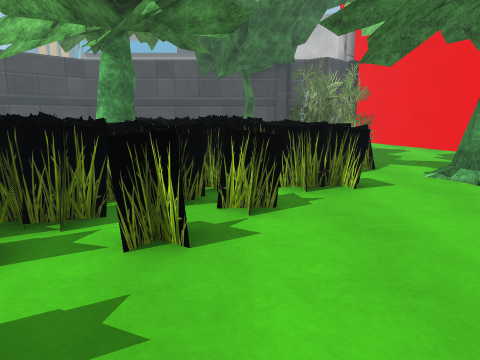
View 1 (above)

24 first-person views from a walk through a scene from a Unity 3-D project. The camera is 1.2 m above the floor, tilts 10° down and sees 70° across. The floor is counted in squares, 1 m on a side. Each view is taken from the middle of a square. On the plan, view 1 faces up. The plan holds only what a view shows up to about 14 squares ahead; the rest is blank. The place goes on beyond the plan. The player is left out. Some animated figures are left out. Door leaves are left out, so doorways stand open. Some surface patterns are stand-ins.

View 2
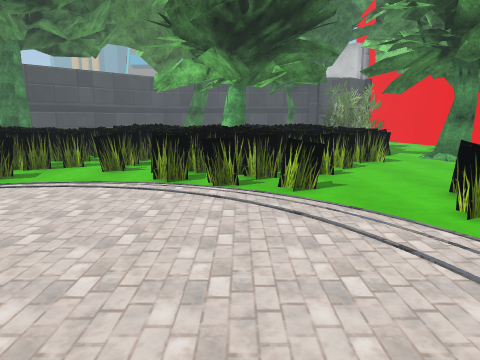

View 3
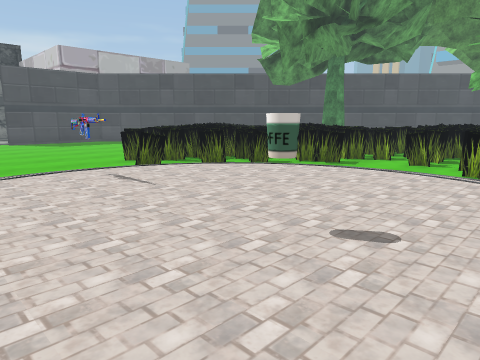

View 4
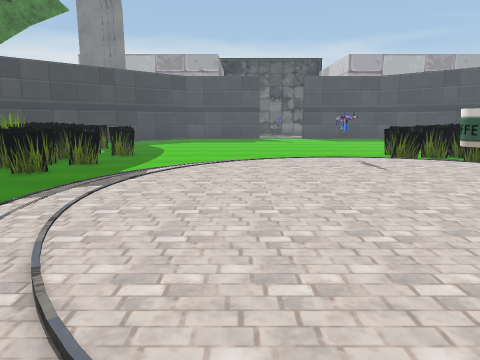

View 5
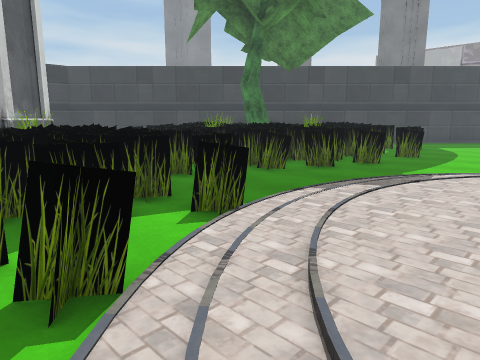

View 6
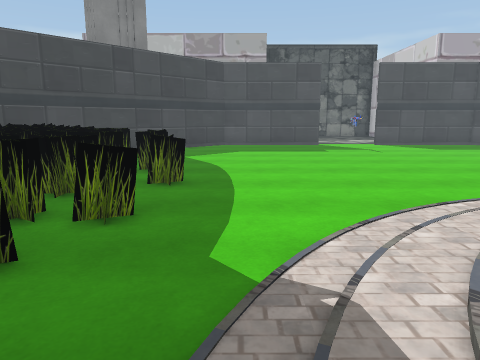

View 7
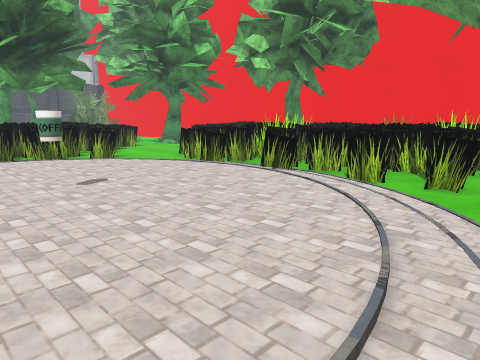

View 8
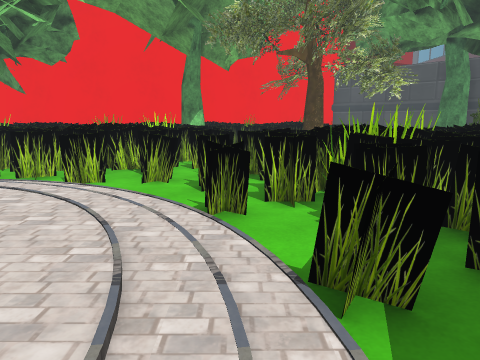

View 9
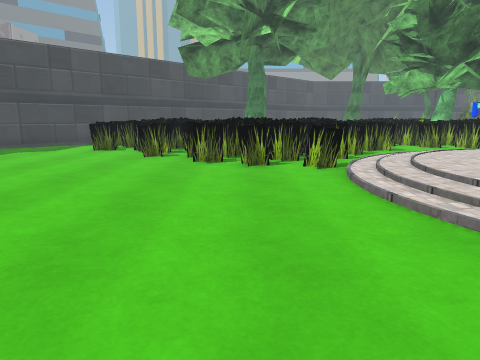

View 10
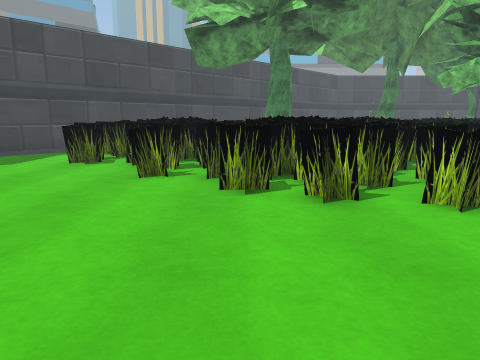

View 11
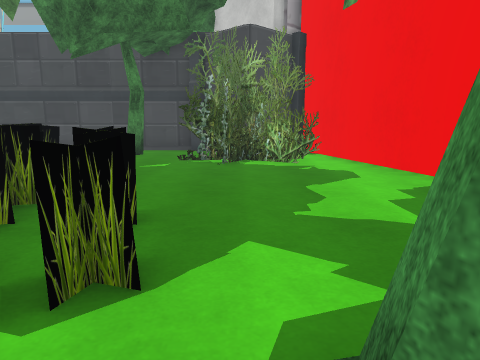

View 12
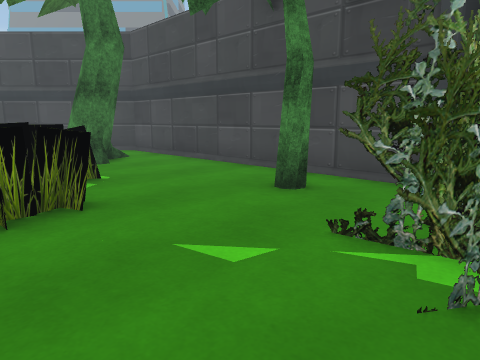

View 13
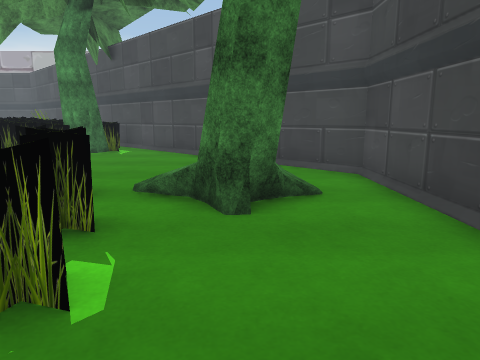

View 14
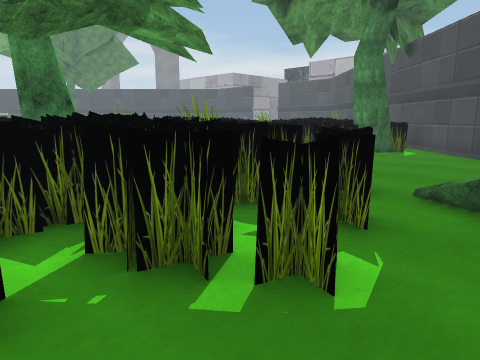

View 15
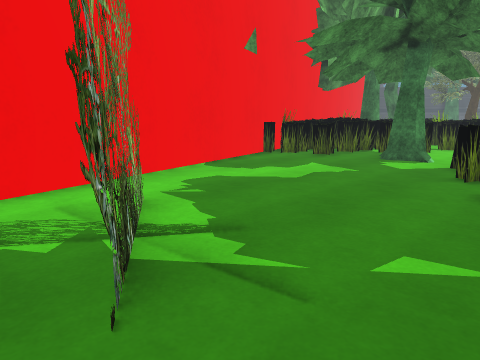

View 16
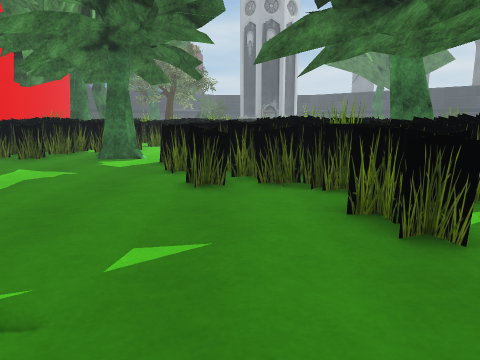

View 17
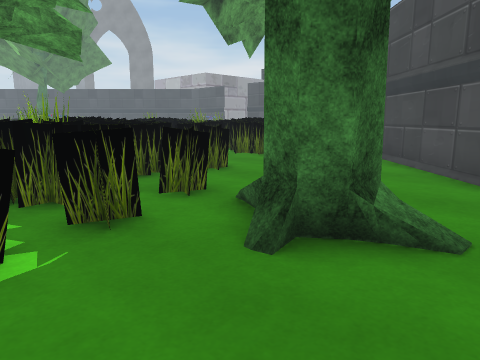

View 18
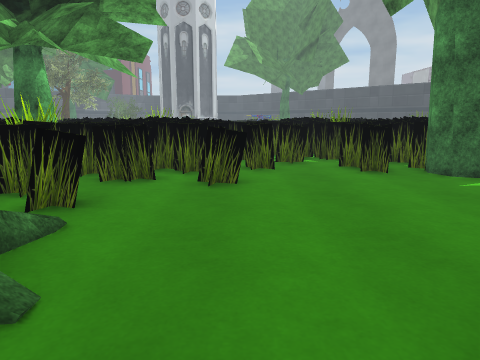

View 19
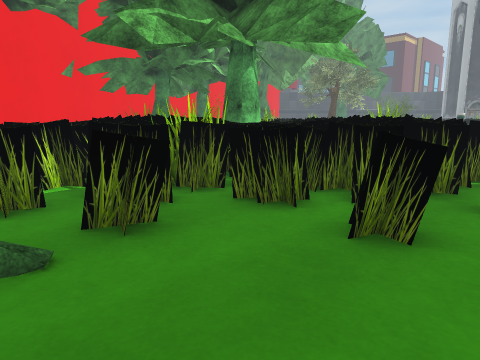

View 20
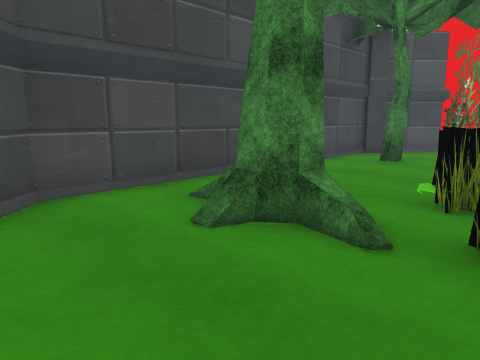

View 21
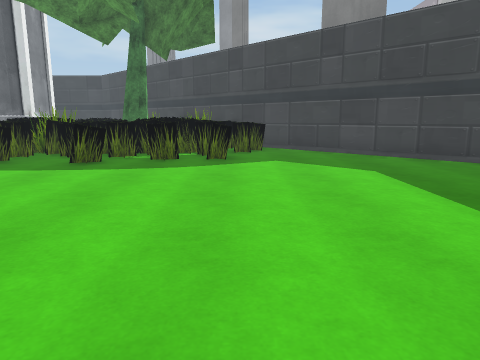

View 22
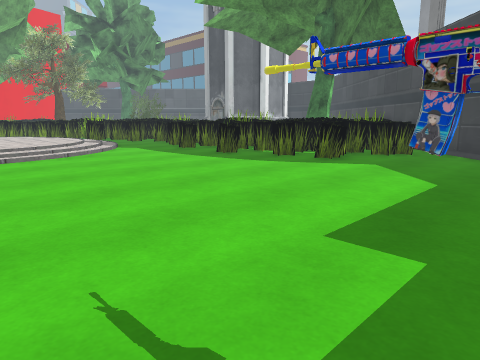

View 23
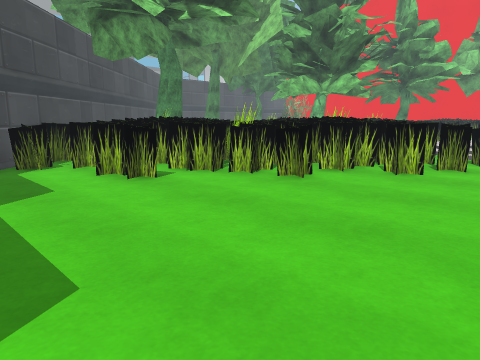

View 24
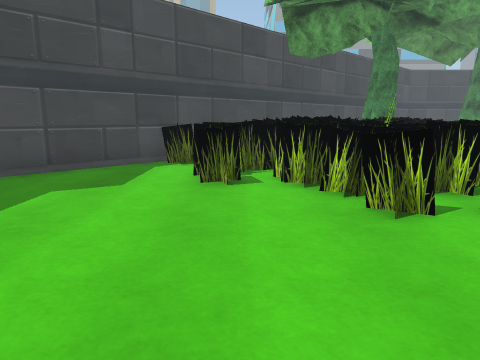

### Floor plan
Key: @ floor where view 1 was taken; # wall or solid block; x gap in a wall; . main floor; : floor 0.25 m higher than the main floor; = window, fence, low wall or low ledge; O other object.
Columns run from 24 left of view 1 to 8 right of it. Each row starts with its distance up from view 1.
 20               ##############
 19              ##............###
 18             ##....O.....O...####
 17            ##....OO........O=OO##
 16           ##..............OOO=..#
 15          ##...... ###=.....O....#
 14         ##.......=#####=........#
 13         #..........O####........#
 12         ##O....x.=#O####=#.......
 11          ##.=..#=######=##.......
 10           ##=..#############.....
  9           ##################.....
  8                  #########=#...=.
  7                 ##=#######...O.##
  6  ##=#          ###O #####==..O###
  5 #..####        #=#.######.....##
  4 ....=####     ##.=.=###......=#
  3 ....##=O#    ###....####.... #
  2 ....###=#  #=##....####....  #
  1 ........#####=........#=..
  0  .....=.####=..::::::...@=#
 -1 ........=##...:::::::::..###
 -2 .........###.::::::::::...#
 -3  ............:::::::::::=#=
 -4 . ..........::::::::::::..#
 -5 OO..........:OO::::O::::.##
 -6 ............::::::::::::=##
 -7 .............:::::::::::##
 -8  ............:::::::::::.##
 -9  .............:::::::::..##
-10 ...............:::::::..==#
-11 .................::...=.###
-12 ...................=...###
-13 .......###..=.......##OO#
-14 #....=#####.#.#=....=##=#
-15 ##....## ##OO###.########
-16  ##..=#   #OO######
-17   #####   ####

Where each view was taken, in squares from view 1:
view 1: 0 up, 0 right, facing up
view 2: 6 down, 3 left, facing up
view 3: 8 down, 3 left, facing up-left
view 4: 8 down, 1 left, facing left
view 5: 8 down, 1 left, facing down-left
view 6: 11 down, 7 left, facing left
view 7: 11 down, 7 left, facing up-right
view 8: 11 down, 7 left, facing right
view 9: 11 down, 15 left, facing up
view 10: 7 down, 16 left, facing up
view 11: 6 up, 4 right, facing up
view 12: 13 up, 4 right, facing up-left
view 13: 17 up, 1 left, facing left
view 14: 17 up, 1 left, facing down-left
view 15: 18 up, 1 right, facing down-right
view 16: 18 up, 1 right, facing down
view 17: 19 up, 3 left, facing down-left
view 18: 19 up, 9 left, facing down
view 19: 16 up, 10 left, facing down-right
view 20: 14 up, 10 left, facing up-right
view 21: 3 down, 19 left, facing down
view 22: 4 down, 24 left, facing down-right
view 23: 4 down, 24 left, facing up-right
view 24: 4 down, 20 left, facing up
